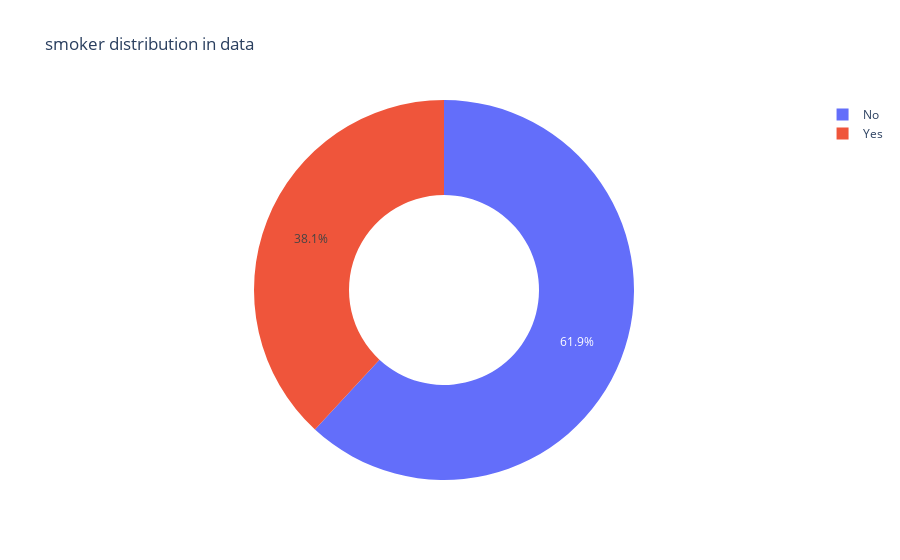

Source (notebook cell):
### Code cell
get_pie_chart(tips,'smoker')

### Figure 1 — Plotly figure (JSON) as saved in the notebook; plotly's stock layout.template omitted (floating-point values rounded to 4 significant figures)
{"data": [{"domain": {"x": [0, 1], "y": [0, 1]}, "hole": 0.5, "hovertemplate": "smoker=%{label}<br>value=%{value}<extra></extra>", "labels": ["No", "Yes"], "legendgroup": "", "name": "", "showlegend": true, "type": "pie", "values": [151, 93]}], "layout": {"legend": {"tracegroupgap": 0}, "title": {"text": "smoker distribution in data"}}}
